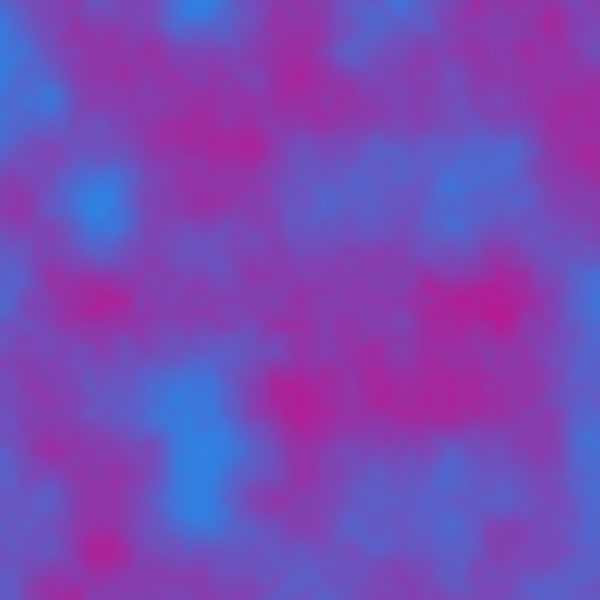
Frame 1 (no input)
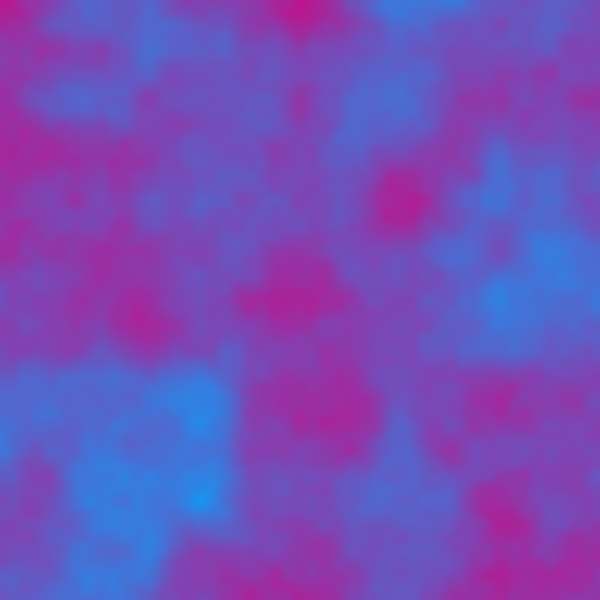
Frame 60 (the mouse pressed at the canvas centre just before this capture)
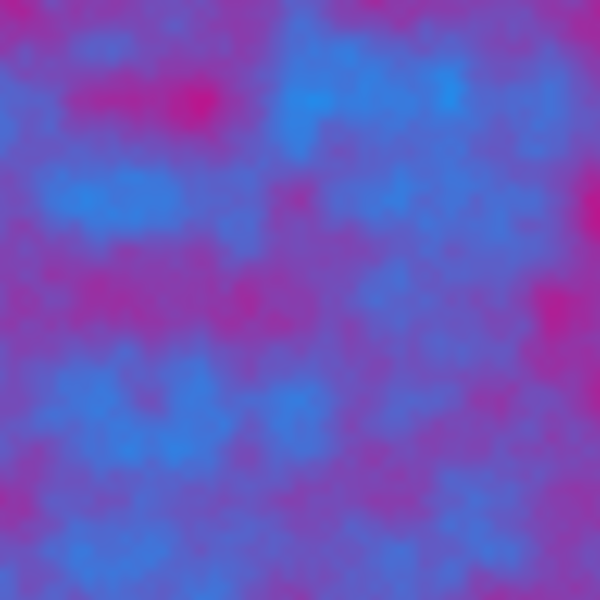
Frame 120 (the mouse held since frame 60 and released just before this capture)

The Processing sketch that drew these frames (run headless with seeded random() and noise(); from frame 60 on, the mouse is pressed at the canvas centre):

// Processing sketch: weekly_task_duotone_noise
// ── weekly_task_duotone_noise.pde
PImage picture;
color colourA, colourB;

void setup() {
  size(600,600);
  colourA = color(209, 4, 128); // pink
  colourB = color(0, 166, 255); // blue
}

void draw() {
  loadPixels();
  
  for(int i = 0; i < pixels.length; i++) {
    int x = i % width;
    int y = i / width;
    
    pixels[i] = color(map(noise(x * 0.01, y * 0.01, frameCount * 0.1), 0, 1, 0, 255));// set the value at each x/y
    pixels[i] = duotone(pixels[i], colourA, colourB);
  }
  
  updatePixels();
}

void mousePressed() {
  redraw();
}

color duotone(color pixel, color colourA, color colourB){
  // lerp allows you to ask for a specific % value between two values
  // on a scale e.g 0.5 is halfway between the two values
  // this is because lerp only allows for a value between 0 and 1
  float tone = (red(pixel) + green(pixel) + blue(pixel)) / 3;
  // norm changes the range of a value to 0 and 1, it's like map but not for any range
  // the map equivalent would be map(tone, 0, 255, 0, 1)
  float lerpAmount = norm(tone, 0, 255);
  
  //lerpColor returns a color between two colors
  // it has parameters of first_colour, second_colour, value from 0 - 1 (like percentage)
  return lerpColor(colourA, colourB, lerpAmount);

}
